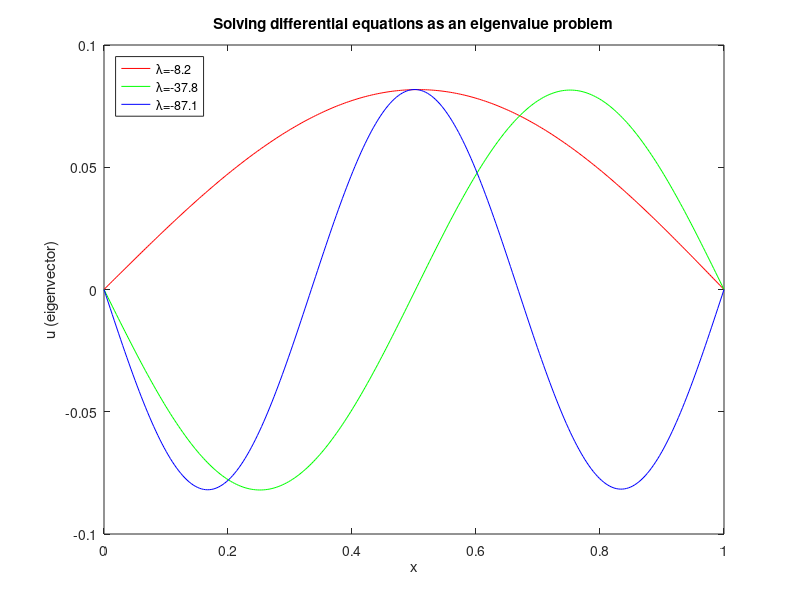

Write the MATLAB code that produced this figure.
clear all
% treating a finite differences problem as an eigenvalue problem;
% Au=lambda*u
% 300 unknowns but we are given u_0 = 0, and u_300 = 0 -> 298 unknowns
N=297;   % N = number of intervals; in this case 298 unknowns -> 297 intervals
k=1;   
h=1/299; % delta x

%   (1/h^2)u_j+1            (-2/h^2)u_j               (1/h^2)u_j-1
L=diag(ones(1,N)/h^2,1) + diag(-2*ones(1,N+1)/(h^2)) +  diag(ones(1,N)/h^2,-1); 

% for loop for adding ke^x_j to u_j terms (the diagonal), x_j = (j-1)/299
for i = 1:N+1
    L(i,i)=L(i,i)+ k*exp(i/299);
end



x = linspace(0,1,300);
[V,D]=eigs(L,3,'la');
% eigenvectors V represent discrete points of f(x)
% add on the initial conditions u_0 = 0, u_300 = 0
u_1 = [ 0; V(:,1); 0];
u_2 = [ 0; V(:,2); 0];
u_3 = [ 0; V(:,3); 0];
D
% we will plot 3 eigenvectors with the largest eigenvalues against x
% plot x vs f(x)
figure('Name','k=0','NumberTitle','off')
plot(x,u_1,'-r',x,u_2,'-g',x,u_3,'-b');

legend('\lambda=-8.2','\lambda=-37.8','\lambda=-87.1','Location','northwest');
title('Solving differential equations as an eigenvalue problem')
xlabel('x')
ylabel('u (eigenvector)') 